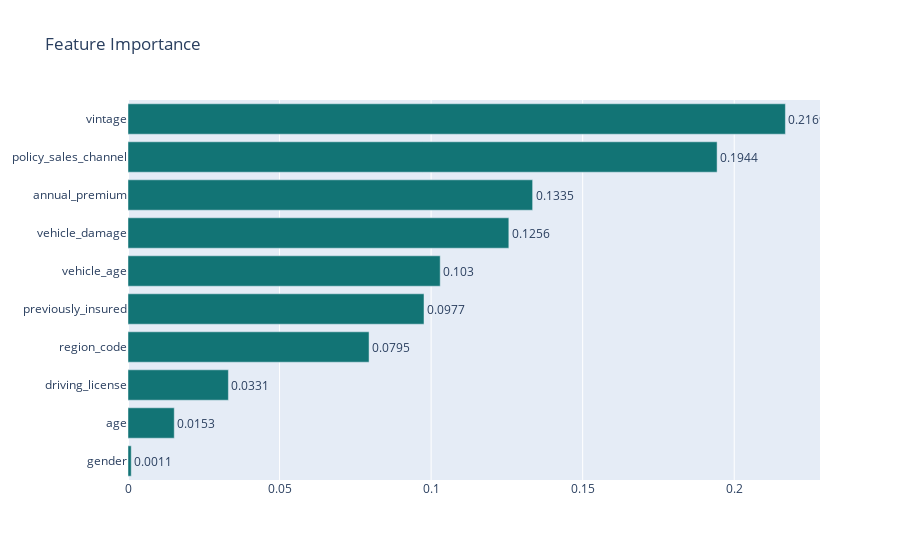

The cell this chart's notebook holds for it:
### Markdown cell above
#### Feature Importance

### Code cell
# Feature Importance für den Trainingsdatensatz plotten

#Feature Importance in einem Data Frame ablegen und absteigend nach den höchsten Werten sortieren 
feature_importances=pd.DataFrame({'features':X_train.columns,'feature_importance':fit_rf.feature_importances_})
feature_importances.sort_values('feature_importance',ascending=False)

# Bar Chart erstellen 
fig = go.Figure(go.Bar(
            x=feature_importances['feature_importance'].sort_values(ascending=True),
            y=X_train.columns,
            text=round(feature_importances['feature_importance'].sort_values(ascending=True), 4),
            marker_color= 'rgb(18,116,117)',
            orientation='h'))

fig.update_traces(textposition='outside')
fig.update_layout(title_text = 'Feature Importance')
fig.show()

### Figure 1 — Plotly figure (JSON) as saved in the notebook; plotly's stock layout.template omitted (floating-point values rounded to 4 significant figures)
{"data": [{"marker": {"color": "rgb(18,116,117)"}, "orientation": "h", "text": [0.0011, 0.0153, 0.0331, 0.0795, 0.0977, 0.103, 0.1256, 0.1335, 0.1944, 0.2169], "textposition": "outside", "type": "bar", "x": [0.00107, 0.01526, 0.03312, 0.07952, 0.09766, 0.103, 0.1256, 0.1335, 0.1944, 0.2169], "y": ["gender", "age", "driving_license", "region_code", "previously_insured", "vehicle_age", "vehicle_damage", "annual_premium", "policy_sales_channel", "vintage"]}], "layout": {"title": {"text": "Feature Importance"}}}
